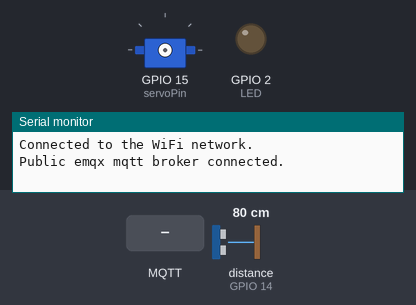
Bench run of a sketch on a simulated ESP32. On the bench: servo, output pins drawn as LEDs (lit = HIGH), the last lines printed to the serial monitor. The test bench sets the inputs (shaded band); at power-on: distance to the obstacle (sensor on GPIO 14) 80 cm. WiFi joins after 1.5 s; servers stay silent unless stated; no MQTT or app messages arrive unless stated.

Above: at 2.7 s.
2.8 s: MQTT message "1" arrives on the first subscribed topic
At 4.0 s:
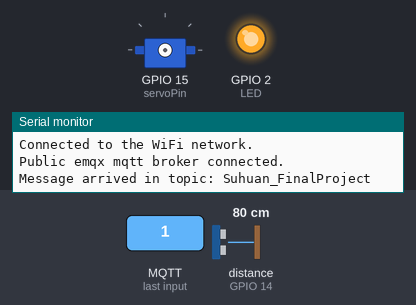
4.3 s: MQTT message "3" arrives on the first subscribed topic
7.3 s: MQTT message "2" arrives on the first subscribed topic
At 8.7 s:
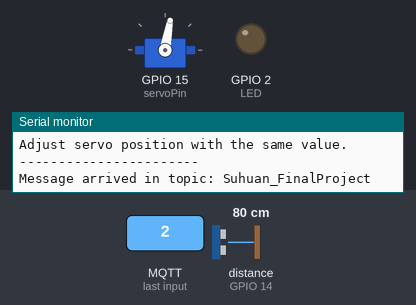
Timing chart, 0 to 10.3 s (numbered marks = the images above; inputs shaded):
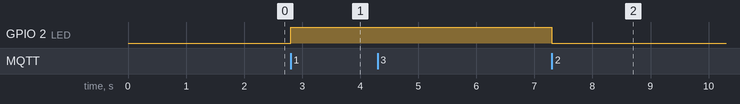

The sketch:

Fina.ino
```cpp
// part(1)
#include <WiFi.h>
#include <PubSubClient.h>

// part (2)
#include <ESP32Servo.h>
#include <UltrasonicSensor.h>

#define LED 2


// part(1): global constant variables for local WiFi
const char *ssid = "Be Cool Honey Bunny"; // WiFi name
const char *password = "7608144989";  // WiFi password

// part(1): global constant variables for MQTT Broker(server)
const char *mqtt_broker = "192.168.1.2"; // WiFi local IP address
const char *topic = "Suhuan_FinalProject";
const char *mqtt_username = "emqx";
const char *mqtt_password = "public";
const int mqtt_port = 1883;

// part (2)
int posVal = 0; // variable to store the servo position
int servoPin = 15; // Servo motor pin


// part(1)
WiFiClient espClient;
PubSubClient client(espClient);

// part(2)
UltrasonicSensor ultrasonic(13, 14);
Servo myservo;  // create servo object to control a servo
// 16 servo objects can be created on the ESP3s

// part(1)
void connectingToWiFi() {

  // keep trying every half second
  while (WiFi.status() != WL_CONNECTED) {
    delay(500);
    // Serial.println("Connecting to WiFi..");
  }

  Serial.println("Connected to the WiFi network.");
}


// part(1)
void connectingToBroker() {
  while (!client.connected()) {

    String client_id = "[esp32-client]";

    // esp connects to MQTT broker succeed
    if (client.connect(client_id.c_str(), mqtt_username, mqtt_password)) {
      Serial.println("Public emqx mqtt broker connected.");
    }

    // failed
    else {
      Serial.print("failed with state ");
      Serial.print(client.state());
      delay(2000);
    }
  }

}


void setup() {

  // 1. Set software serial baud to 115200;
  Serial.begin(115200);

  // part(2) initialization
  int temperature = 22;
  ultrasonic.setTemperature(temperature);

  // initialize output
  pinMode(LED, OUTPUT);

  // 2. esp is connecting to local WiFi network
  WiFi.begin(ssid, password);
  connectingToWiFi();

  // 3a. esp32 is connecting to a mqtt broker(server)
  client.setServer(mqtt_broker, mqtt_port);

  // 3b. message send back to esp32 (output in serial monitor under same baud)
  client.setCallback(callback);


  // 4. make esp32 to send / receive message via MQTT broker
  connectingToBroker();


  // 5. publish message and subscribe the same topic to receive message from MQTT server
  client.publish(topic, "Greetings from ESP32 board.");
  client.subscribe(topic);


}


// 4 what you will see in serial monitor
void callback(char *topic, byte *payload, unsigned int length) {

  Serial.print("Message arrived in topic: ");
  Serial.println(topic);

  String s = "";
  for (int i = 0; i < length; i++) {
    // Serial.print((char) payload[i]);
    s += (char) payload[i];
  }


  if (s == "1") {
    digitalWrite(LED, HIGH);  // high volt means lights on
    delay(2000);
    Serial.println("Press 1 to turn on LED.");

  }

  else if (s == "2") {
    digitalWrite(LED, LOW);  // low volt means lights off
    delay(2000);
    Serial.println("Press 2 to turn off LED.");
  }

  else if (s == "3") {
    int distance = ultrasonic.distanceInCentimeters();
    Serial.printf("Press 3 to measure distance = %dcm.\n", distance);
    delay(2000);

    Serial.println("Adjust servo position with the same value.");
    // part (2)
    myservo.setPeriodHertz(50); // standard 50 hz servo
    myservo.attach(servoPin, 500, 2500);

    myservo.write(distance);
    delay(15);  // wait for 15 ms to reach the position

    myservo.detach();
  }

  else {
    delay(2000);
  }

  Serial.println();
  Serial.println("-----------------------");
}


// 7. run the loop
void loop() {
  client.loop();
}
```

Measured:
- after the input at 2.8 s, GPIO 2 (LED): LOW → HIGH at once
- after the input at 7.3 s, GPIO 2 (LED): HIGH → LOW at once
